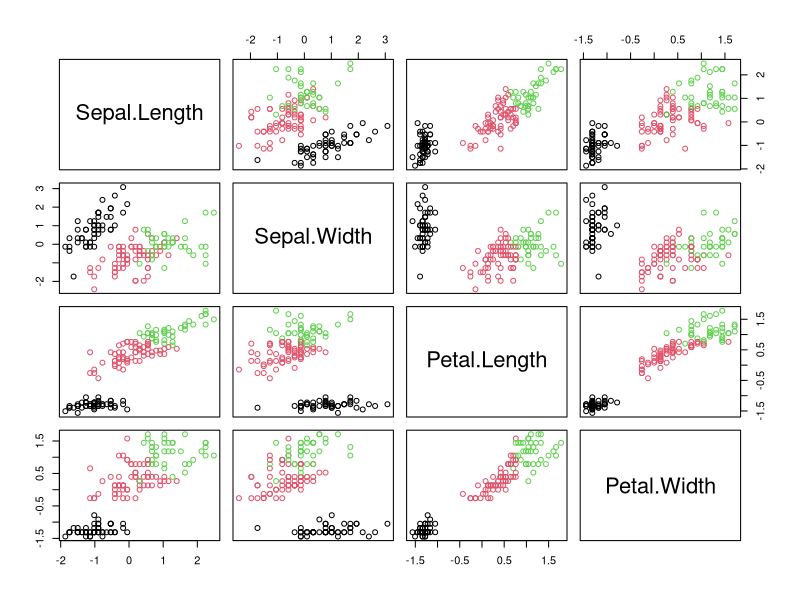

The R source for this figure:
## ---- chunk 1
knitr::opts_chunk$set(echo = FALSE)
## ---- chunk 2
data<-iris[,1:4] #we must keep only numeric features  
scaled_data<-scale(data) #normalize data 
kfit=kmeans(data ,3) #lets suppose we want three clusters  
pairs(scaled_data , col= kfit$cluster)#plot
